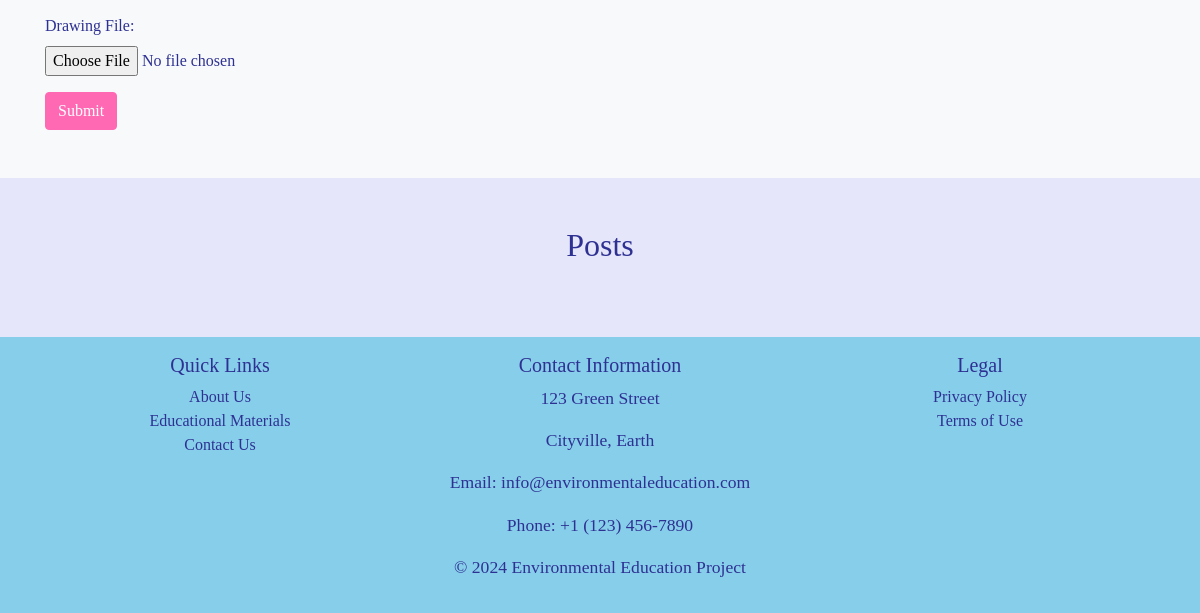
Page /creativeTask/ (lower part) on the earlier database version.
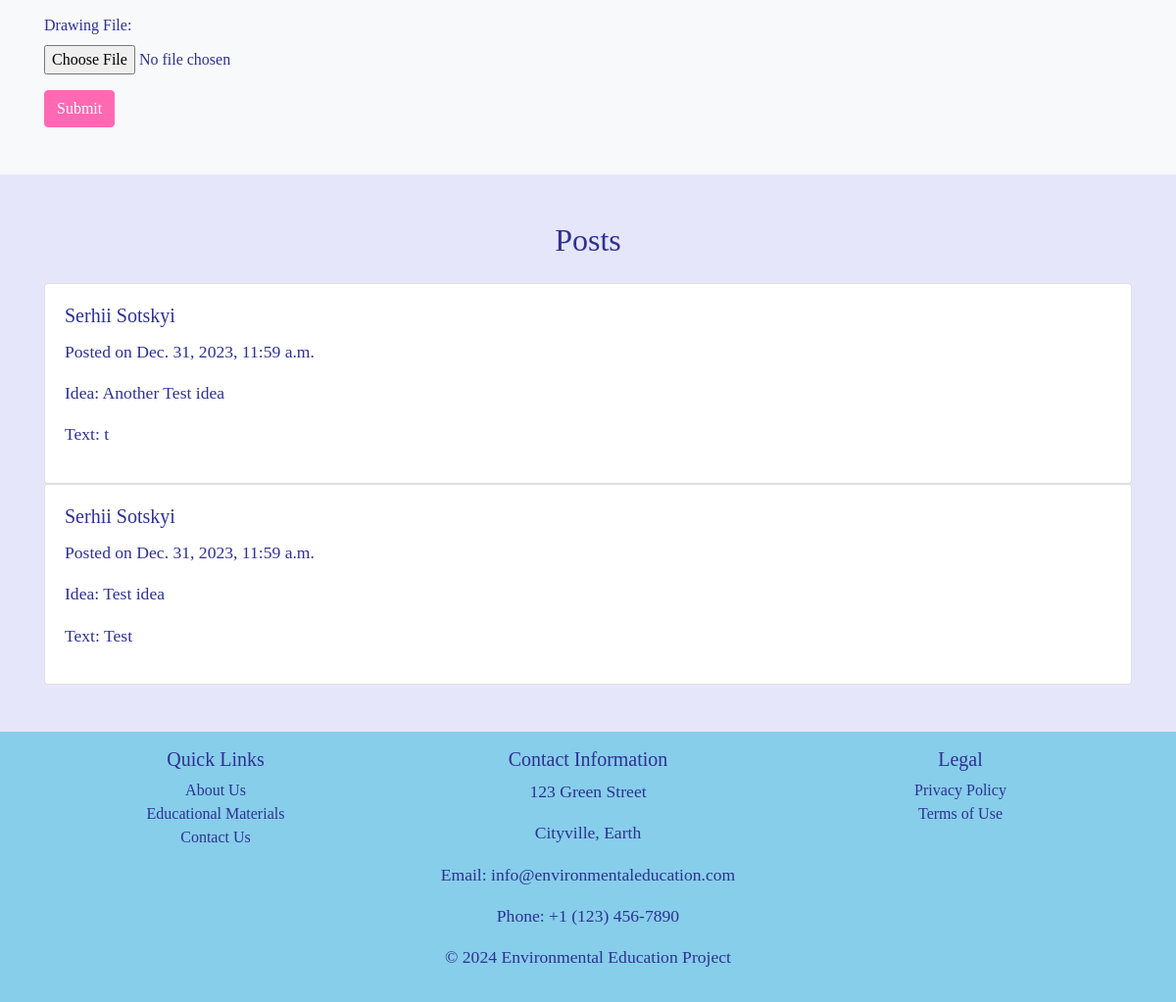
Same page on the later database version.
### creativeTask/models.py (models this page shows, shortened)
class IdeaSubmission(models.Model):
    name = models.CharField(max_length=100)
    name_of_the_idea = models.CharField(max_length=50)
    text = models.TextField(blank=True)
    drawing_file = models.FileField(upload_to='drawing_files/', blank=True, null=True)
    submission_date = models.DateTimeField(auto_now_add=True)

### creativeTask/views.py (the view)
# urls.py: path('', views.index, name='index'),
def index(request):
    submitted_data = None
    submitted = False
    if request.method == 'POST':
        form = IdeaSubmissionForm(request.POST, request.FILES)
        if form.is_valid():
            form.save()
            submitted_data = form.cleaned_data
            submitted = True
            form = IdeaSubmissionForm()
            messages.success(request, ("Your post was submitted successfully!"))
    else:
        form = IdeaSubmissionForm()
    submitted_data = IdeaSubmission.objects.all()
    return render(request, "creativeTask/index.html", {'form': form, 'submitted_data': submitted_data, 'submitted': submitted})

### creativeTask/forms.py
class IdeaSubmissionForm(forms.ModelForm):
    class Meta:
        model = IdeaSubmission
        fields = ['name', 'name_of_the_idea', 'text', 'drawing_file']
        widgets = {
            'name': forms.TextInput(attrs={'class': 'form-control'}),
            'name_of_the_idea': forms.TextInput(attrs={'class': 'form-control'}),
            'text': forms.Textarea(attrs={'class': 'form-control'}),
            'drawing_file': forms.ClearableFileInput(attrs={'class': 'form-control-file'}),
        }

### creativeTask/templates/creativeTask/index.html (shortened to what this page needs)
{% extends "main/layout.html" %}
{% block body %}
<section id="submit-ideas" class="py-5 bg-light">
    <div class="container">
        <form enctype="multipart/form-data" method="post" action="{% url 'creativeTask:index' %}">
            <div class="form-group">
                <label for="id_drawing_file">Drawing File:</label>
                {{ form.drawing_file }}
            </div>
            <button type="submit" id="submit-btn" class="btn btn-primary">Submit</button>
        </form>
    </div>
</section>
<section id="submitted-data" class="py-5 submitted-data">
    <div class="container">
        <h2 class="text-center mb-4">Posts</h2>
        <div class="row">
            {% for post in submitted_data reversed %}
            <div class="col-md-12 mb-12">
                <div class="card">
                    <div class="card-body">
                        <h5 class="card-title">{{ post.name }}</h5>
                        <p class="card-text">Posted on {{ post.submission_date }}</p>
                        <p class="card-text">Idea: {{ post.name_of_the_idea }}</p>
                        {% if post.text %}
                            <p>Text: {{ post.text }}</p>
                        {% endif %}
                    </div>
                </div>
            </div>
            {% endfor %}
        </div>
    </div>
</section>
{% endblock %}

Differences in the rows shown:
added IdeaSubmission: name "Serhii Sotskyi", submission_date "Dec. 31, 2023, 11:59 a.m.", name_of_the_idea "Another Test idea", text "t"
added IdeaSubmission: name "Serhii Sotskyi", submission_date "Dec. 31, 2023, 11:59 a.m.", name_of_the_idea "Test idea", text "Test"
